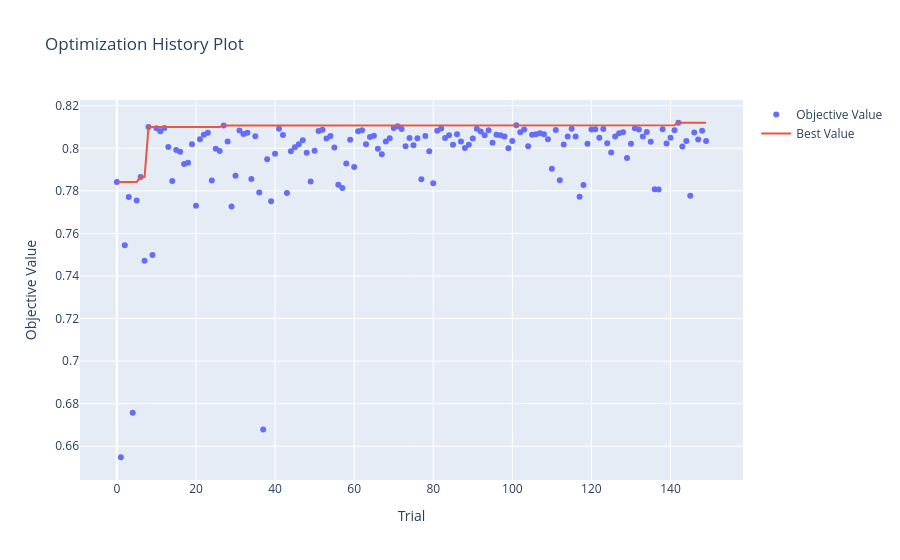
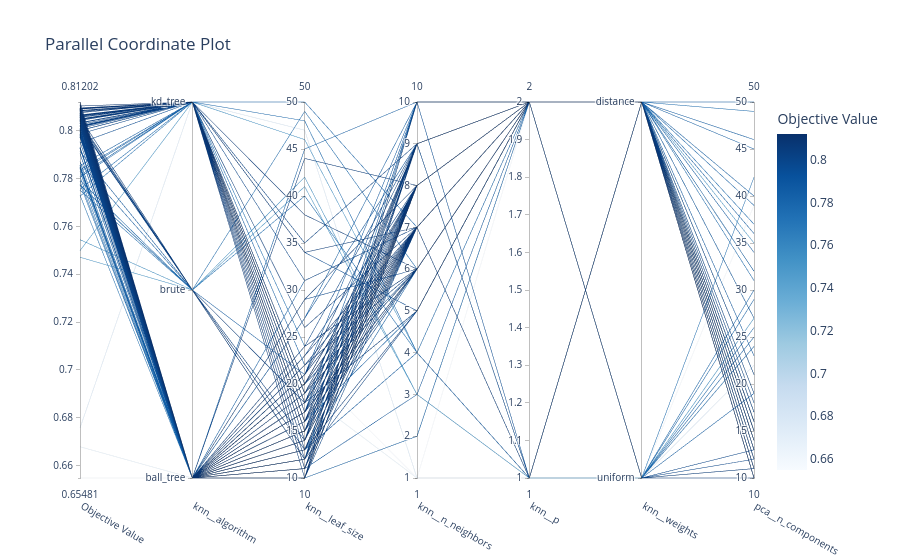

The notebook cell saved with these charts, in order:
### Code cell
visualize(knn_study,knn,X_train,y_train)

### Figure 1 — Plotly figure (JSON) as saved in the notebook; plotly's stock layout.template omitted (floating-point values rounded to 4 significant figures; data arrays with more than 128 entries replaced by an {"elided": "..."} marker saying what was removed)
{"data": [{"mode": "markers", "name": "Objective Value", "type": "scatter", "x": {"elided": "150 int values"}, "y": {"elided": "150 float values"}}, {"mode": "lines", "name": "Best Value", "type": "scatter", "x": {"elided": "150 int values"}, "y": {"elided": "150 float values"}}, {"marker": {"color": "#cccccc"}, "mode": "markers", "name": "Infeasible Trial", "showlegend": false, "type": "scatter", "x": [], "y": []}], "layout": {"autosize": true, "title": {"text": "Optimization History Plot"}, "xaxis": {"autorange": true, "range": [-9.093, 158.1], "title": {"text": "Trial"}, "type": "linear"}, "yaxis": {"autorange": true, "range": [0.6418, 0.825], "title": {"text": "Objective Value"}, "type": "linear"}}}

### Figure 2 — Plotly figure (JSON) as saved in the notebook; plotly's stock layout.template omitted (floating-point values rounded to 4 significant figures; data arrays with more than 128 entries replaced by an {"elided": "..."} marker saying what was removed)
{"data": [{"dimensions": [{"label": "Objective Value", "range": [0.6548, 0.812], "values": {"elided": "150 float values"}}, {"label": "knn__algorithm", "range": [0, 2], "ticktext": ["ball_tree", "brute", "kd_tree"], "tickvals": [0, 1, 2], "values": {"elided": "150 int values"}}, {"label": "knn__leaf_size", "range": [10, 50], "values": {"elided": "150 int values"}}, {"label": "knn__n_neighbors", "range": [1, 10], "values": {"elided": "150 int values"}}, {"label": "knn__p", "range": [1, 2], "values": {"elided": "150 int values"}}, {"label": "knn__weights", "range": [0, 1], "ticktext": ["uniform", "distance"], "tickvals": [0, 1], "values": {"elided": "150 int values"}}, {"label": "pca__n_components", "range": [10, 50], "values": {"elided": "150 int values"}}], "labelangle": 30, "labelside": "bottom", "line": {"color": {"elided": "150 float values"}, "colorbar": {"title": {"text": "Objective Value"}}, "colorscale": [[0, "rgb(247,251,255)"], [0.125, "rgb(222,235,247)"], [0.25, "rgb(198,219,239)"], [0.375, "rgb(158,202,225)"], [0.5, "rgb(107,174,214)"], [0.625, "rgb(66,146,198)"], [0.75, "rgb(33,113,181)"], [0.875, "rgb(8,81,156)"], [1, "rgb(8,48,107)"]], "reversescale": false, "showscale": true}, "type": "parcoords"}], "layout": {"autosize": true, "title": {"text": "Parallel Coordinate Plot"}}}
